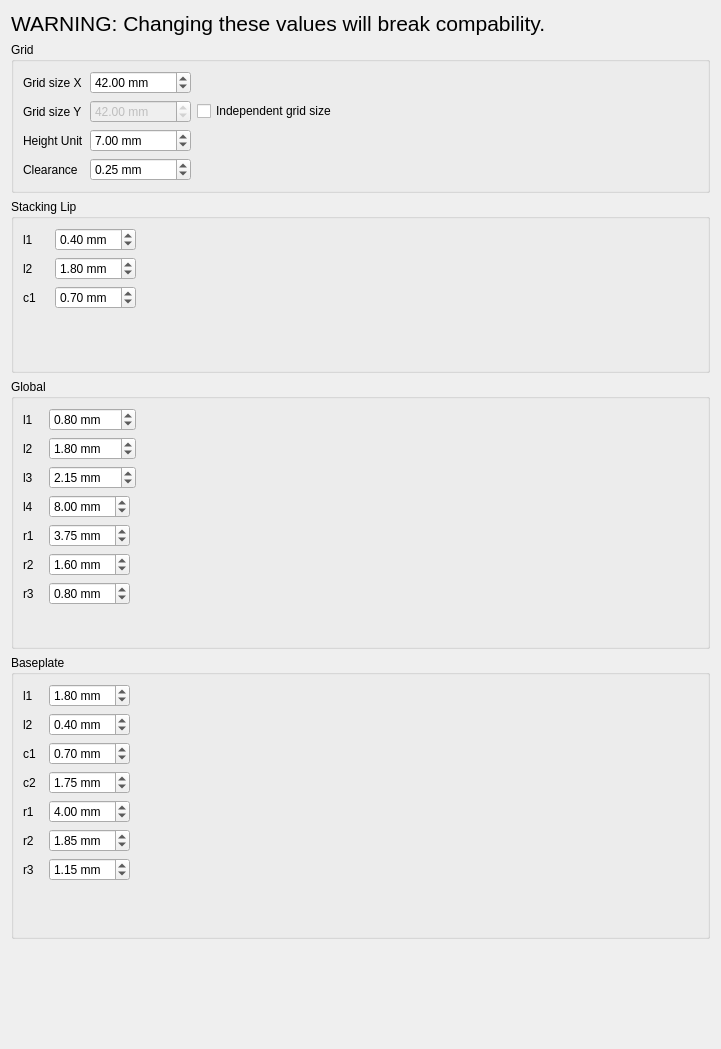
<?xml version="1.0" encoding="UTF-8"?>
<ui version="4.0">
 <class>Preferences</class>
 <widget class="QWidget" name="Preferences">
  <property name="geometry">
   <rect>
    <x>0</x>
    <y>0</y>
    <width>721</width>
    <height>1049</height>
   </rect>
  </property>
  <property name="windowTitle">
   <string>Standard</string>
  </property>
  <layout class="QVBoxLayout" name="verticalLayout">
   <item>
    <widget class="QLabel" name="label">
     <property name="font">
      <font>
       <pointsize>16</pointsize>
      </font>
     </property>
     <property name="text">
      <string>WARNING: Changing these values will break compability.</string>
     </property>
    </widget>
   </item>
   <item>
    <widget class="QGroupBox" name="GridGroupBox">
     <property name="minimumSize">
      <size>
       <width>472</width>
       <height>0</height>
      </size>
     </property>
     <property name="title">
      <string>Grid</string>
     </property>
     <layout class="QGridLayout" name="gridLayout_2">
      <item row="5" column="1">
       <widget class="Gui::PrefDoubleSpinBox" name="ClearanceSpinbox">
        <property name="suffix">
         <string> mm</string>
        </property>
        <property name="maximum">
         <double>10000.000000000000000</double>
        </property>
        <property name="singleStep">
         <double>0.050000000000000</double>
        </property>
        <property name="value">
         <double>0.250000000000000</double>
        </property>
        <property name="prefEntry" stdset="0">
         <cstring>Clearance</cstring>
        </property>
        <property name="prefPath" stdset="0">
         <cstring>Mod/Gridfinity</cstring>
        </property>
       </widget>
      </item>
      <item row="4" column="0">
       <widget class="QLabel" name="GridHeightLabel">
        <property name="text">
         <string>Height Unit</string>
        </property>
       </widget>
      </item>
      <item row="3" column="1">
       <widget class="Gui::PrefDoubleSpinBox" name="GridSizeYSpinbox">
        <property name="enabled">
         <bool>false</bool>
        </property>
        <property name="suffix">
         <string> mm</string>
        </property>
        <property name="maximum">
         <double>10000.000000000000000</double>
        </property>
        <property name="value">
         <double>42.000000000000000</double>
        </property>
        <property name="prefEntry" stdset="0">
         <cstring>GridSizeY</cstring>
        </property>
        <property name="prefPath" stdset="0">
         <cstring>Mod/Gridfinity</cstring>
        </property>
       </widget>
      </item>
      <item row="3" column="2">
       <widget class="Gui::PrefCheckBox" name="IndependentGridSize">
        <property name="text">
         <string>Independent grid size</string>
        </property>
        <property name="checked">
         <bool>false</bool>
        </property>
        <property name="prefEntry" stdset="0">
         <cstring>IndependentGridSize</cstring>
        </property>
        <property name="prefPath" stdset="0">
         <cstring>Mod/Gridfinity</cstring>
        </property>
       </widget>
      </item>
      <item row="4" column="1">
       <widget class="Gui::PrefDoubleSpinBox" name="GridHeightSpinbox">
        <property name="suffix">
         <string> mm</string>
        </property>
        <property name="maximum">
         <double>10000.000000000000000</double>
        </property>
        <property name="value">
         <double>7.000000000000000</double>
        </property>
        <property name="prefEntry" stdset="0">
         <cstring>GridHeight</cstring>
        </property>
        <property name="prefPath" stdset="0">
         <cstring>Mod/Gridfinity</cstring>
        </property>
       </widget>
      </item>
      <item row="5" column="0">
       <widget class="QLabel" name="ClearanceLabel">
        <property name="text">
         <string>Clearance</string>
        </property>
       </widget>
      </item>
      <item row="2" column="3">
       <spacer name="horizontalSpacer">
        <property name="orientation">
         <enum>Qt::Orientation::Horizontal</enum>
        </property>
        <property name="sizeHint" stdset="0">
         <size>
          <width>40</width>
          <height>20</height>
         </size>
        </property>
       </spacer>
      </item>
      <item row="3" column="0">
       <widget class="QLabel" name="GridSizeYLabel">
        <property name="text">
         <string>Grid size Y</string>
        </property>
       </widget>
      </item>
      <item row="2" column="0">
       <widget class="QLabel" name="GridSizeXLabel">
        <property name="text">
         <string>Grid size X</string>
        </property>
       </widget>
      </item>
      <item row="2" column="1">
       <widget class="Gui::PrefDoubleSpinBox" name="GridSizeXSpinbox">
        <property name="suffix">
         <string> mm</string>
        </property>
        <property name="maximum">
         <double>10000.000000000000000</double>
        </property>
        <property name="value">
         <double>42.000000000000000</double>
        </property>
        <property name="prefEntry" stdset="0">
         <cstring>GridSizeX</cstring>
        </property>
        <property name="prefPath" stdset="0">
         <cstring>Mod/Gridfinity</cstring>
        </property>
       </widget>
      </item>
     </layout>
    </widget>
   </item>
   <item>
    <widget class="QGroupBox" name="StackingLipGroupBox">
     <property name="title">
      <string>Stacking Lip</string>
     </property>
     <layout class="QGridLayout" name="gridLayout">
      <item row="2" column="0" colspan="2">
       <widget class="QLabel" name="StackingLipBottomChamferLabel_2">
        <property name="text">
         <string>c1</string>
        </property>
       </widget>
      </item>
      <item row="4" column="0">
       <spacer name="verticalSpacer_2">
        <property name="orientation">
         <enum>Qt::Orientation::Vertical</enum>
        </property>
        <property name="sizeHint" stdset="0">
         <size>
          <width>20</width>
          <height>40</height>
         </size>
        </property>
       </spacer>
      </item>
      <item row="0" column="4" rowspan="5">
       <widget class="QLabel" name="label_2">
        <property name="text">
         <string/>
        </property>
        <property name="pixmap">
         <pixmap>stacking-lip.png</pixmap>
        </property>
       </widget>
      </item>
      <item row="2" column="2">
       <widget class="Gui::PrefDoubleSpinBox" name="StackingLipBottomChamferSpinbox_2">
        <property name="suffix">
         <string> mm</string>
        </property>
        <property name="maximum">
         <double>99.000000000000000</double>
        </property>
        <property name="singleStep">
         <double>0.050000000000000</double>
        </property>
        <property name="value">
         <double>0.700000000000000</double>
        </property>
        <property name="prefEntry" stdset="0">
         <cstring>StackingLipBottomChamfer</cstring>
        </property>
        <property name="prefPath" stdset="0">
         <cstring>Mod/Gridfinity</cstring>
        </property>
       </widget>
      </item>
      <item row="0" column="2">
       <widget class="Gui::PrefDoubleSpinBox" name="StackingLipTopLedgeSpinbox_2">
        <property name="suffix">
         <string> mm</string>
        </property>
        <property name="maximum">
         <double>99.000000000000000</double>
        </property>
        <property name="singleStep">
         <double>0.050000000000000</double>
        </property>
        <property name="value">
         <double>0.400000000000000</double>
        </property>
        <property name="prefEntry" stdset="0">
         <cstring>StackingLipTopLedge</cstring>
        </property>
        <property name="prefPath" stdset="0">
         <cstring>Mod/Gridfinity</cstring>
        </property>
       </widget>
      </item>
      <item row="0" column="0">
       <widget class="QLabel" name="StackingLipTopLedgeLabel_2">
        <property name="text">
         <string>l1</string>
        </property>
       </widget>
      </item>
      <item row="0" column="5">
       <spacer name="horizontalSpacer_8">
        <property name="orientation">
         <enum>Qt::Orientation::Horizontal</enum>
        </property>
        <property name="sizeHint" stdset="0">
         <size>
          <width>40</width>
          <height>20</height>
         </size>
        </property>
       </spacer>
      </item>
      <item row="0" column="3">
       <spacer name="horizontalSpacer_4">
        <property name="orientation">
         <enum>Qt::Orientation::Horizontal</enum>
        </property>
        <property name="sizeType">
         <enum>QSizePolicy::Policy::Fixed</enum>
        </property>
        <property name="sizeHint" stdset="0">
         <size>
          <width>20</width>
          <height>20</height>
         </size>
        </property>
       </spacer>
      </item>
      <item row="1" column="0">
       <widget class="QLabel" name="StackingLipVerticalSectionLabel_2">
        <property name="text">
         <string>l2</string>
        </property>
       </widget>
      </item>
      <item row="1" column="2">
       <widget class="Gui::PrefDoubleSpinBox" name="StackingLipVerticalSectionSpinbox_2">
        <property name="suffix">
         <string> mm</string>
        </property>
        <property name="maximum">
         <double>99.000000000000000</double>
        </property>
        <property name="singleStep">
         <double>0.100000000000000</double>
        </property>
        <property name="value">
         <double>1.800000000000000</double>
        </property>
        <property name="prefEntry" stdset="0">
         <cstring>StackingLipVerticalSection</cstring>
        </property>
        <property name="prefPath" stdset="0">
         <cstring>Mod/Gridfinity</cstring>
        </property>
       </widget>
      </item>
     </layout>
    </widget>
   </item>
   <item>
    <widget class="QGroupBox" name="BinBaseGroupBox">
     <property name="title">
      <string>Global</string>
     </property>
     <layout class="QGridLayout" name="gridLayout_3">
      <item row="6" column="1">
       <widget class="Gui::PrefDoubleSpinBox" name="BaseBottomRadiusSpinbox">
        <property name="suffix">
         <string> mm</string>
        </property>
        <property name="maximum">
         <double>99.000000000000000</double>
        </property>
        <property name="singleStep">
         <double>0.050000000000000</double>
        </property>
        <property name="value">
         <double>0.800000000000000</double>
        </property>
        <property name="prefEntry" stdset="0">
         <cstring>BinBaseBottomRadius</cstring>
        </property>
        <property name="prefPath" stdset="0">
         <cstring>Mod/Gridfinity</cstring>
        </property>
       </widget>
      </item>
      <item row="0" column="0">
       <widget class="QLabel" name="BaseBottomChamferLabel">
        <property name="text">
         <string comment="Disambiguation text" extracomment="Comment text">l1</string>
        </property>
       </widget>
      </item>
      <item row="4" column="1">
       <widget class="Gui::PrefDoubleSpinBox" name="BaseOuterRadiusSpinbox">
        <property name="suffix">
         <string> mm</string>
        </property>
        <property name="maximum">
         <double>99.000000000000000</double>
        </property>
        <property name="singleStep">
         <double>0.050000000000000</double>
        </property>
        <property name="value">
         <double>3.750000000000000</double>
        </property>
        <property name="prefEntry" stdset="0">
         <cstring>BinOuterRadius</cstring>
        </property>
        <property name="prefPath" stdset="0">
         <cstring>Mod/Gridfinity</cstring>
        </property>
       </widget>
      </item>
      <item row="0" column="6" rowspan="9">
       <widget class="QLabel" name="AllBinsImageLabel">
        <property name="maximumSize">
         <size>
          <width>16777215</width>
          <height>16777215</height>
         </size>
        </property>
        <property name="text">
         <string/>
        </property>
        <property name="pixmap">
         <pixmap>global.png</pixmap>
        </property>
        <property name="scaledContents">
         <bool>false</bool>
        </property>
       </widget>
      </item>
      <item row="7" column="0">
       <spacer name="verticalSpacer_3">
        <property name="orientation">
         <enum>Qt::Orientation::Vertical</enum>
        </property>
        <property name="sizeType">
         <enum>QSizePolicy::Policy::Expanding</enum>
        </property>
        <property name="sizeHint" stdset="0">
         <size>
          <width>20</width>
          <height>20</height>
         </size>
        </property>
       </spacer>
      </item>
      <item row="4" column="0">
       <widget class="QLabel" name="BaseOuterRadiusLabel">
        <property name="text">
         <string>r1</string>
        </property>
       </widget>
      </item>
      <item row="0" column="1" colspan="2">
       <widget class="Gui::PrefDoubleSpinBox" name="BaseBottomChamferSpinBox">
        <property name="suffix">
         <string> mm</string>
        </property>
        <property name="maximum">
         <double>99.000000000000000</double>
        </property>
        <property name="singleStep">
         <double>0.050000000000000</double>
        </property>
        <property name="value">
         <double>0.800000000000000</double>
        </property>
        <property name="prefEntry" stdset="0">
         <cstring>BinBaseBottomChamfer</cstring>
        </property>
        <property name="prefPath" stdset="0">
         <cstring>Mod/Gridfinity</cstring>
        </property>
       </widget>
      </item>
      <item row="0" column="5">
       <spacer name="horizontalSpacer_2">
        <property name="orientation">
         <enum>Qt::Orientation::Horizontal</enum>
        </property>
        <property name="sizeType">
         <enum>QSizePolicy::Policy::Fixed</enum>
        </property>
        <property name="sizeHint" stdset="0">
         <size>
          <width>20</width>
          <height>20</height>
         </size>
        </property>
       </spacer>
      </item>
      <item row="1" column="1" colspan="2">
       <widget class="Gui::PrefDoubleSpinBox" name="BaseVerticalSectionSpinbox">
        <property name="suffix">
         <string> mm</string>
        </property>
        <property name="maximum">
         <double>99.000000000000000</double>
        </property>
        <property name="singleStep">
         <double>0.050000000000000</double>
        </property>
        <property name="value">
         <double>1.800000000000000</double>
        </property>
        <property name="prefEntry" stdset="0">
         <cstring>BinBaseVerticalSection</cstring>
        </property>
        <property name="prefPath" stdset="0">
         <cstring>Mod/Gridfinity</cstring>
        </property>
       </widget>
      </item>
      <item row="5" column="0">
       <widget class="QLabel" name="BaseVerticalRadiusLabel">
        <property name="text">
         <string>r2</string>
        </property>
       </widget>
      </item>
      <item row="0" column="7">
       <spacer name="horizontalSpacer_3">
        <property name="orientation">
         <enum>Qt::Orientation::Horizontal</enum>
        </property>
        <property name="sizeHint" stdset="0">
         <size>
          <width>40</width>
          <height>20</height>
         </size>
        </property>
       </spacer>
      </item>
      <item row="2" column="1" colspan="2">
       <widget class="Gui::PrefDoubleSpinBox" name="BaseTopChamferSpinbox">
        <property name="suffix">
         <string> mm</string>
        </property>
        <property name="maximum">
         <double>99.000000000000000</double>
        </property>
        <property name="singleStep">
         <double>0.050000000000000</double>
        </property>
        <property name="value">
         <double>2.150000000000000</double>
        </property>
        <property name="prefEntry" stdset="0">
         <cstring>BinBaseTopChamfer</cstring>
        </property>
        <property name="prefPath" stdset="0">
         <cstring>Mod/Gridfinity</cstring>
        </property>
       </widget>
      </item>
      <item row="6" column="0">
       <widget class="QLabel" name="BaseBottomRadiusLabel">
        <property name="text">
         <string>r3</string>
        </property>
       </widget>
      </item>
      <item row="2" column="0">
       <widget class="QLabel" name="BaseTopChamferLabel">
        <property name="text">
         <string>l3</string>
        </property>
       </widget>
      </item>
      <item row="1" column="0">
       <widget class="QLabel" name="BaseVerticalSectionLabel">
        <property name="text">
         <string>l2</string>
        </property>
       </widget>
      </item>
      <item row="5" column="1">
       <widget class="Gui::PrefDoubleSpinBox" name="BaseVerticalRadiusSpinbox">
        <property name="suffix">
         <string> mm</string>
        </property>
        <property name="maximum">
         <double>99.000000000000000</double>
        </property>
        <property name="singleStep">
         <double>0.050000000000000</double>
        </property>
        <property name="value">
         <double>1.600000000000000</double>
        </property>
        <property name="prefEntry" stdset="0">
         <cstring>BinBaseVerticalRadius</cstring>
        </property>
        <property name="prefPath" stdset="0">
         <cstring>Mod/Gridfinity</cstring>
        </property>
       </widget>
      </item>
      <item row="3" column="0">
       <widget class="QLabel" name="MagnetHoleDistanceFromEdgeLabel">
        <property name="text">
         <string>l4</string>
        </property>
       </widget>
      </item>
      <item row="3" column="1">
       <widget class="Gui::PrefDoubleSpinBox" name="MagnetHoleDistanceFromEdgeSpinbox">
        <property name="suffix">
         <string> mm</string>
        </property>
        <property name="maximum">
         <double>99.000000000000000</double>
        </property>
        <property name="value">
         <double>8.000000000000000</double>
        </property>
        <property name="prefEntry" stdset="0">
         <cstring>MagnetHoleDistanceFromEdge</cstring>
        </property>
        <property name="prefPath" stdset="0">
         <cstring>Mod/Gridfinity</cstring>
        </property>
       </widget>
      </item>
     </layout>
    </widget>
   </item>
   <item>
    <widget class="QGroupBox" name="groupBox_2">
     <property name="title">
      <string>Baseplate</string>
     </property>
     <layout class="QGridLayout" name="gridLayout_4">
      <item row="0" column="5" rowspan="8">
       <widget class="QLabel" name="label_24">
        <property name="text">
         <string/>
        </property>
        <property name="pixmap">
         <pixmap>baseplate.png</pixmap>
        </property>
       </widget>
      </item>
      <item row="5" column="1">
       <widget class="Gui::PrefDoubleSpinBox" name="doubleSpinBox_10">
        <property name="suffix">
         <string> mm</string>
        </property>
        <property name="maximum">
         <double>99.000000000000000</double>
        </property>
        <property name="singleStep">
         <double>0.050000000000000</double>
        </property>
        <property name="value">
         <double>1.850000000000000</double>
        </property>
        <property name="prefEntry" stdset="0">
         <cstring>BaseplateVerticalRadius</cstring>
        </property>
        <property name="prefPath" stdset="0">
         <cstring>Mod/Gridfinity</cstring>
        </property>
       </widget>
      </item>
      <item row="4" column="0">
       <widget class="QLabel" name="label_11">
        <property name="text">
         <string>r1</string>
        </property>
       </widget>
      </item>
      <item row="2" column="1">
       <widget class="Gui::PrefDoubleSpinBox" name="doubleSpinBox_5">
        <property name="suffix">
         <string> mm</string>
        </property>
        <property name="maximum">
         <double>99.000000000000000</double>
        </property>
        <property name="singleStep">
         <double>0.100000000000000</double>
        </property>
        <property name="value">
         <double>0.700000000000000</double>
        </property>
        <property name="prefEntry" stdset="0">
         <cstring>BaseplateBottomChamfer</cstring>
        </property>
        <property name="prefPath" stdset="0">
         <cstring>Mod/Gridfinity</cstring>
        </property>
       </widget>
      </item>
      <item row="3" column="1">
       <widget class="Gui::PrefDoubleSpinBox" name="doubleSpinBox_7">
        <property name="suffix">
         <string> mm</string>
        </property>
        <property name="maximum">
         <double>99.000000000000000</double>
        </property>
        <property name="singleStep">
         <double>0.050000000000000</double>
        </property>
        <property name="value">
         <double>1.750000000000000</double>
        </property>
        <property name="prefEntry" stdset="0">
         <cstring>BaseplateTopChamfer</cstring>
        </property>
        <property name="prefPath" stdset="0">
         <cstring>Mod/Gridfinity</cstring>
        </property>
       </widget>
      </item>
      <item row="4" column="1">
       <widget class="Gui::PrefDoubleSpinBox" name="doubleSpinBox_9">
        <property name="suffix">
         <string> mm</string>
        </property>
        <property name="maximum">
         <double>99.000000000000000</double>
        </property>
        <property name="singleStep">
         <double>0.500000000000000</double>
        </property>
        <property name="value">
         <double>4.000000000000000</double>
        </property>
        <property name="prefEntry" stdset="0">
         <cstring>BaseplateOuterRadius</cstring>
        </property>
        <property name="prefPath" stdset="0">
         <cstring>Mod/Gridfinity</cstring>
        </property>
       </widget>
      </item>
      <item row="1" column="1">
       <widget class="Gui::PrefDoubleSpinBox" name="doubleSpinBox_8">
        <property name="suffix">
         <string> mm</string>
        </property>
        <property name="maximum">
         <double>99.000000000000000</double>
        </property>
        <property name="singleStep">
         <double>0.050000000000000</double>
        </property>
        <property name="value">
         <double>0.400000000000000</double>
        </property>
        <property name="prefEntry" stdset="0">
         <cstring>BaseplateTopLedgeWidth</cstring>
        </property>
        <property name="prefPath" stdset="0">
         <cstring>Mod/Gridfinity</cstring>
        </property>
       </widget>
      </item>
      <item row="2" column="0">
       <widget class="QLabel" name="label_7">
        <property name="text">
         <string>c1</string>
        </property>
       </widget>
      </item>
      <item row="0" column="6">
       <spacer name="horizontalSpacer_6">
        <property name="orientation">
         <enum>Qt::Orientation::Horizontal</enum>
        </property>
        <property name="sizeHint" stdset="0">
         <size>
          <width>40</width>
          <height>20</height>
         </size>
        </property>
       </spacer>
      </item>
      <item row="0" column="0">
       <widget class="QLabel" name="label_8">
        <property name="text">
         <string>l1</string>
        </property>
       </widget>
      </item>
      <item row="1" column="0">
       <widget class="QLabel" name="label_10">
        <property name="text">
         <string>l2</string>
        </property>
       </widget>
      </item>
      <item row="6" column="0">
       <widget class="QLabel" name="label_13">
        <property name="text">
         <string>r3</string>
        </property>
       </widget>
      </item>
      <item row="0" column="1">
       <widget class="Gui::PrefDoubleSpinBox" name="doubleSpinBox_6">
        <property name="suffix">
         <string> mm</string>
        </property>
        <property name="maximum">
         <double>99.000000000000000</double>
        </property>
        <property name="singleStep">
         <double>0.100000000000000</double>
        </property>
        <property name="value">
         <double>1.800000000000000</double>
        </property>
        <property name="prefEntry" stdset="0">
         <cstring>BaseplateVerticalSection</cstring>
        </property>
        <property name="prefPath" stdset="0">
         <cstring>Mod/Gridfinity</cstring>
        </property>
       </widget>
      </item>
      <item row="3" column="0">
       <widget class="QLabel" name="label_9">
        <property name="text">
         <string>c2</string>
        </property>
       </widget>
      </item>
      <item row="0" column="4">
       <spacer name="horizontalSpacer_14">
        <property name="orientation">
         <enum>Qt::Orientation::Horizontal</enum>
        </property>
        <property name="sizeType">
         <enum>QSizePolicy::Policy::Fixed</enum>
        </property>
        <property name="sizeHint" stdset="0">
         <size>
          <width>20</width>
          <height>20</height>
         </size>
        </property>
       </spacer>
      </item>
      <item row="6" column="1">
       <widget class="Gui::PrefDoubleSpinBox" name="doubleSpinBox_11">
        <property name="suffix">
         <string> mm</string>
        </property>
        <property name="maximum">
         <double>99.000000000000000</double>
        </property>
        <property name="singleStep">
         <double>0.050000000000000</double>
        </property>
        <property name="value">
         <double>1.150000000000000</double>
        </property>
        <property name="prefEntry" stdset="0">
         <cstring>BaseplateBottomRadius</cstring>
        </property>
        <property name="prefPath" stdset="0">
         <cstring>Mod/Gridfinity</cstring>
        </property>
       </widget>
      </item>
      <item row="5" column="0">
       <widget class="QLabel" name="label_12">
        <property name="text">
         <string>r2</string>
        </property>
       </widget>
      </item>
      <item row="7" column="0">
       <spacer name="verticalSpacer_4">
        <property name="orientation">
         <enum>Qt::Orientation::Vertical</enum>
        </property>
        <property name="sizeHint" stdset="0">
         <size>
          <width>20</width>
          <height>40</height>
         </size>
        </property>
       </spacer>
      </item>
     </layout>
    </widget>
   </item>
   <item>
    <spacer name="verticalSpacer">
     <property name="orientation">
      <enum>Qt::Orientation::Vertical</enum>
     </property>
     <property name="sizeHint" stdset="0">
      <size>
       <width>20</width>
       <height>40</height>
      </size>
     </property>
    </spacer>
   </item>
  </layout>
 </widget>
 <customwidgets>
  <customwidget>
   <class>Gui::PrefCheckBox</class>
   <extends>QCheckBox</extends>
   <header>Gui/PrefWidgets.h</header>
  </customwidget>
  <customwidget>
   <class>Gui::PrefDoubleSpinBox</class>
   <extends>QDoubleSpinBox</extends>
   <header>Gui/PrefWidgets.h</header>
  </customwidget>
 </customwidgets>
 <resources/>
 <connections>
  <connection>
   <sender>IndependentGridSize</sender>
   <signal>toggled(bool)</signal>
   <receiver>GridSizeYSpinbox</receiver>
   <slot>setEnabled(bool)</slot>
   <hints>
    <hint type="sourcelabel">
     <x>235</x>
     <y>88</y>
    </hint>
    <hint type="destinationlabel">
     <x>168</x>
     <y>82</y>
    </hint>
   </hints>
  </connection>
 </connections>
</ui>
